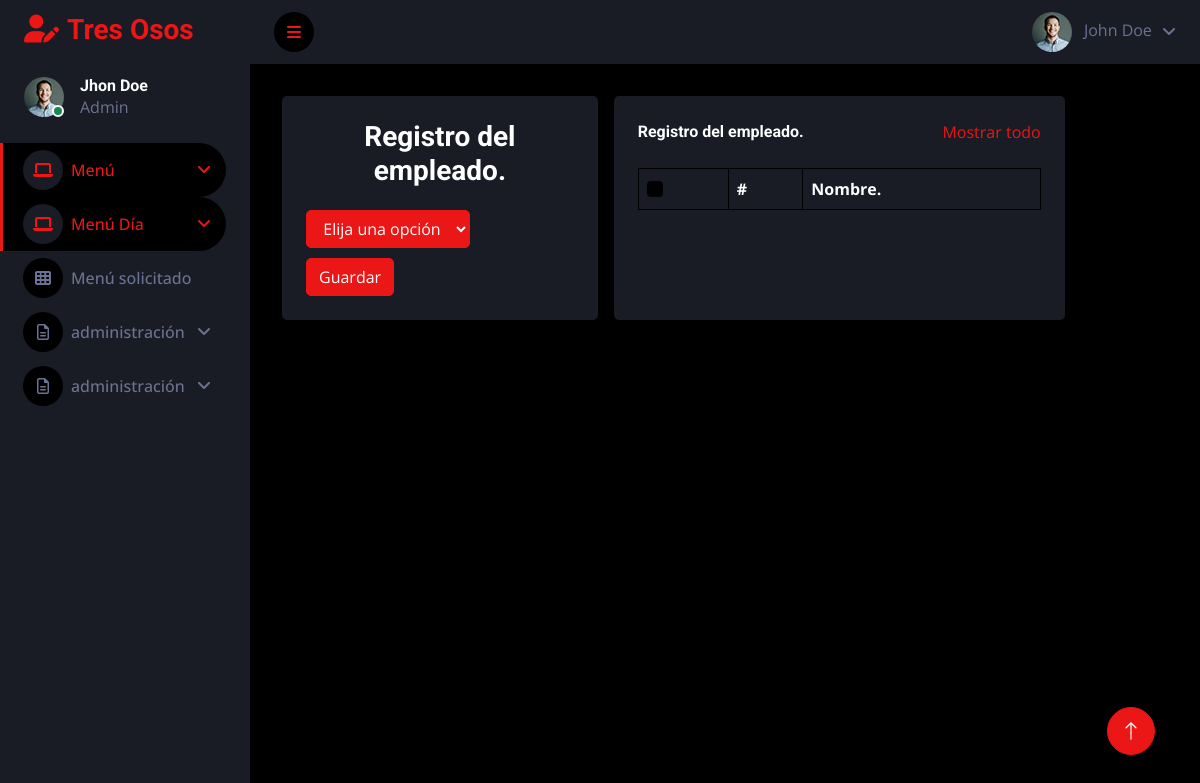
Page /empleado on the earlier database version.
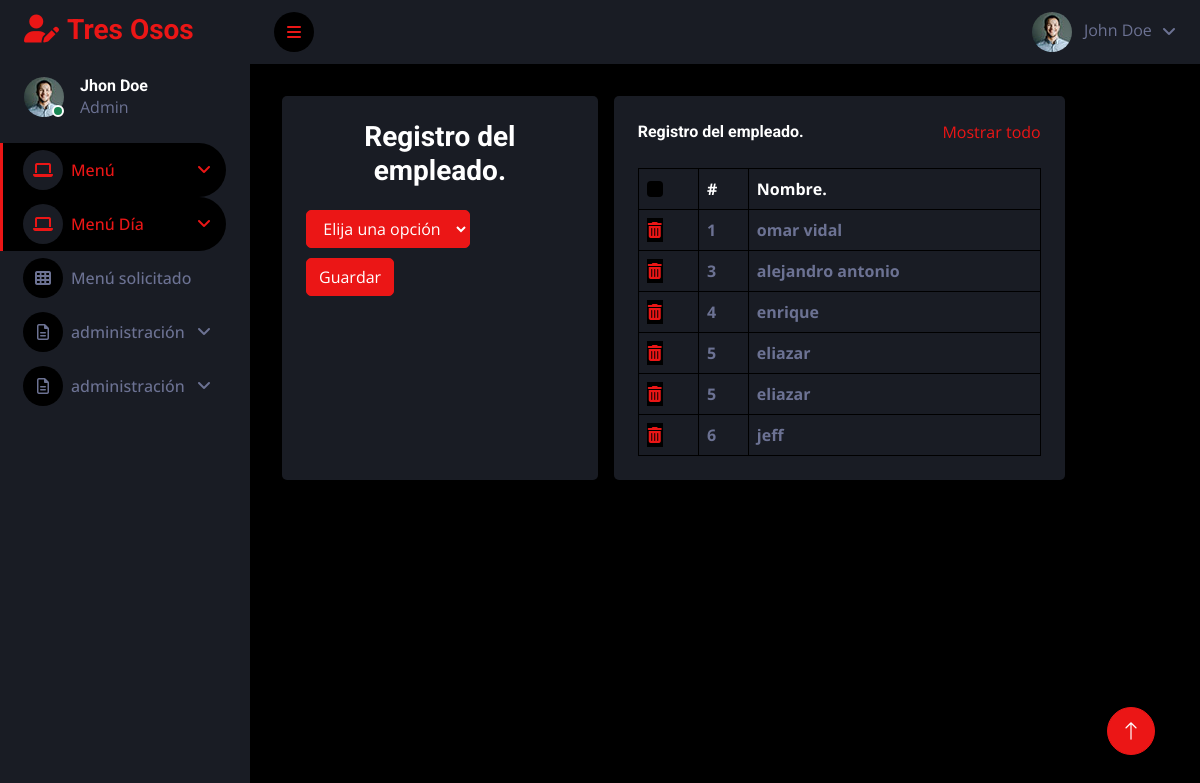
Same page on the later database version.
### tables this page shows
CREATE TABLE empleado
(
id INTEGER NOT NULL,
id_pers INTEGER NOT NULL,
PRIMARY KEY (id),
FOREIGN KEY (id_pers) REFERENCES persona(id)
);

CREATE TABLE persona
(
id INTEGER  NOT NULL,
Nombre_pers TEXT NOT NULL,
Ape_pers TEXT NOT NULL,
Dic_pers TEXT NOT NULL,
Tel_pers TEXT NOT NULL,
Cor_pers TEXT NOT NULL,
PRIMARY KEY (id)
);

### app.py (the view)
@app.route("/empleado", methods=["GET", "POST"])
def empleado():
    if request.method == "POST":
        registro = request.form.get("id_pers")
        db.execute("INSERT INTO empleado (id_pers) values(:registro)", registro=registro )
        return redirect("/empleado")
    else:
        vista = db.execute("SELECT *FROM persona INNER JOIN empleado ON empleado.id_pers=persona.id")
        print(vista)
        empleado = db.execute("SELECT *FROM persona")
        return render_template("empleado.html", empleado=empleado, vista=vista)

### templates/empleado.html (shortened to what this page needs)
{% extends 'layout.html' %}
{% block contenido %}
<div class="container-fluid">
	<div class="row">
		<div class="col-md-6 col-md-6 bg-secondary rounded p-4" style="width: 35%;margin: 8px;">
			<h3 class="text-center">
			     Registro del empleado.
			</h3>
			<form role="form" method="POST" action="/empleado">
                <div class="row1">
					<div class="col-md-12">
						<select name="id_pers" class="btn btn-primary" style="margin-top: 15px;">
							<option selected>Elija una opción</option>
						</select>
					</div>
				</div>
				<button type="submit" class="btn btn-primary" style="margin-top: 10px;">
					Guardar
				</button>
			</form>
		</div>
		<div class="bg-secondary text-center rounded p-4" style="width: 50%; margin: 8px;">
        <div class="d-flex align-items-center justify-content-between mb-4">
            <h6 class="mb-0"><font style="vertical-align: inherit;"><font style="vertical-align: inherit;">Registro del empleado. </font></font></h6>
            <a href=""><font style="vertical-align: inherit;"><font style="vertical-align: inherit;">Mostrar todo</font></font></a>
        </div>
        <div class="table-responsive">
            <table class="table text-start align-middle table-bordered table-hover mb-0">
                <thead>
                    <tr class="text-white">
                        <th scope="col"><input class="form-check-input" type="checkbox"></th>
                        <th scope="col"><font style="vertical-align: inherit;"><font style="vertical-align: inherit;">#</font></font></th>
                        <th scope="col"><font style="vertical-align: inherit;"><font style="vertical-align: inherit;">Nombre.</font></font></th>
                    </tr>
                </thead>
                <tbody>
					{% for vista in vista %}
						<tr>
						  <th><a class="form-check-input" type="submit" href="/persona_eliminar/{{ vista.id }}"><i class="fa-solid fa-trash-can"></i></a></th>
						  <th>{{vista.id_pers}}</th>
						  <th>{{vista.Nombre_pers}}</th>
						</tr>
					{% endfor %}
                </tbody>
            </table>
        </div>
    </div>
	</div>
</div>
{% endblock %}

### templates/layout.html (shortened to what this page needs)
<!DOCTYPE html>
<html lang="es">
<head>
    <link href="https://cdnjs.cloudflare.com/ajax/libs/font-awesome/6.2.1/css/all.min.css" rel="stylesheet">
    <link href="https://cdn.jsdelivr.net/npm/bootstrap-icons@1.4.1/font/bootstrap-icons.css" rel="stylesheet">
    <link href="../static/lib/owlcarousel/assets/owl.carousel.min.css" rel="stylesheet">
    <link href="../static/lib/tempusdominus/css/tempusdominus-bootstrap-4.min.css" rel="stylesheet" />
    <link href="../static/css/bootstrap.min.css" rel="stylesheet">
    <link href="../static/css/style.css" rel="stylesheet">
</head>
<body>
    <div class="container-fluid position-relative d-flex p-0">
        <div class="sidebar pe-4 pb-3">
            <nav class="navbar bg-secondary navbar-dark">
                <a href="/" class="navbar-brand mx-4 mb-3">
                    <h3 class="text-primary"><i class="fa fa-user-edit me-2"></i>Tres Osos</h3>
                </a>
                <div class="d-flex align-items-center ms-4 mb-4">
                    <div class="position-relative">
                        <img class="rounded-circle" src="../static/img/user.jpg" alt=""
                            style="width: 40px; height: 40px;">
                        <div
                            class="bg-success rounded-circle border border-2 border-white position-absolute end-0 bottom-0 p-1">
                        </div>
                    </div>
                    <div class="ms-3">
                        <h6 class="mb-0">Jhon Doe</h6>
                        <span>Admin</span>
                    </div>
                </div>
                <div class="navbar-nav w-100">
                    <div class="nav-item dropdown">
                        <a href="#" class="nav-link dropdown-toggle active" data-bs-toggle="dropdown"><i
                                class="fa fa-laptop me-2"></i>Menú</a>
                    </div>
                    <div class="nav-item dropdown">
                        <a href="#" class="nav-link dropdown-toggle active" data-bs-toggle="dropdown"><i
                                class="fa fa-laptop me-2"></i>Menú Día</a>
                    </div>
                    <a href="/solicitado" class="nav-item nav-link"><i class="fa fa-th me-2"></i>Menú solicitado</a>
                    <div class="nav-item dropdown">
                        <a href="#" class="nav-link dropdown-toggle" data-bs-toggle="dropdown"><i
                                class="far fa-file-alt me-2"></i>administración</a>
                    </div>
                    <div class="nav-item dropdown">
                        <a href="#" class="nav-link dropdown-toggle" data-bs-toggle="dropdown"><i
                                class="far fa-file-alt me-2"></i>administración</a>
                    </div>
                </div>
            </nav>
        </div>
        <div class="content">
            <nav class="navbar navbar-expand bg-secondary navbar-dark sticky-top px-4 py-0">
                <a href="#" class="sidebar-toggler flex-shrink-0">
                    <i class="fa fa-bars"></i>
                </a>
                <div class="navbar-nav align-items-center ms-auto">
                    <div class="nav-item dropdown">
                        <a href="#" class="nav-link dropdown-toggle" data-bs-toggle="dropdown">
                            <img class="rounded-circle me-lg-2" src="../static/img/user.jpg" alt=""
                                style="width: 40px; height: 40px;">
                            <span class="d-none d-lg-inline-flex">John Doe</span>
                        </a>
                    </div>
                </div>
            </nav>
            <div class="container-fluid pt-4 px-4">
                {% block contenido %}
                {% endblock %}
            </div>
        </div>
        <a href="#" class="btn btn-lg btn-primary btn-lg-square back-to-top"><i class="bi bi-arrow-up"></i></a>
    </div>
</body>
</html>

### static/css/style.css (style rules this page uses)
:root { --primary: #EB1616; --secondary: #191C24; --light: #6C7293; --dark: #000000; }
.back-to-top { position: fixed; display: none; right: 45px; bottom: 45px; z-index: 99; }
.btn { transition: .5s; }
.btn-lg-square { width: 48px; height: 48px; }
.btn-square, .btn-sm-square, .btn-lg-square { padding: 0; display: inline-flex; align-items: center; justify-content: center; font-weight: normal; border-radius: 50px; }
.sidebar { position: fixed; top: 0; left: 0; bottom: 0; width: 250px; height: 100vh; overflow-y: auto; background: var(--secondary); transition: 0.5s; z-index: 999; }
.content { margin-left: 250px; min-height: 100vh; background: var(--dark); transition: 0.5s; }
@media (min-width: 992px) { .sidebar { margin-left: 0; } }
@media (min-width: 992px) { .content { width: calc(100% - 250px); } }
.sidebar .navbar .navbar-nav .nav-link { padding: 7px 20px; color: var(--light); font-weight: 500; border-left: 3px solid var(--secondary); border-radius: 0 30px 30px 0; outline: none; }
.sidebar .navbar .navbar-nav .nav-link:hover, .sidebar .navbar .navbar-nav .nav-link.active { color: var(--primary); background: var(--dark); border-color: var(--primary); }
.sidebar .navbar .navbar-nav .nav-link i { width: 40px; height: 40px; display: inline-flex; align-items: center; justify-content: center; background: var(--dark); border-radius: 40px; }
.sidebar .navbar .navbar-nav .nav-link:hover i, .sidebar .navbar .navbar-nav .nav-link.active i { background: var(--secondary); }
.sidebar .navbar .dropdown-toggle::after { position: absolute; top: 15px; right: 15px; border: none; content: "\f107"; font-family: "Font Awesome 5 Free"; font-weight: 900; transition: .5s; }
.content .navbar .navbar-nav .nav-link { margin-left: 25px; padding: 12px 0; color: var(--light); outline: none; }
.content .navbar .sidebar-toggler, .content .navbar .navbar-nav .nav-link i { width: 40px; height: 40px; display: inline-flex; align-items: center; justify-content: center; background: var(--dark); border-radius: 40px; }
.content .navbar .dropdown-toggle::after { margin-left: 6px; vertical-align: middle; border: none; content: "\f107"; font-family: "Font Awesome 5 Free"; font-weight: 900; transition: .5s; }

Differences in the rows shown:
added empleado: id_pers "1", Nombre_pers "omar vidal"
added empleado: id_pers "3", Nombre_pers "alejandro antonio"
added empleado: id_pers "4", Nombre_pers "enrique"
added empleado: id_pers "5", Nombre_pers "eliazar"
added empleado: id_pers "5", Nombre_pers "eliazar"
added empleado: id_pers "6", Nombre_pers "jeff"
